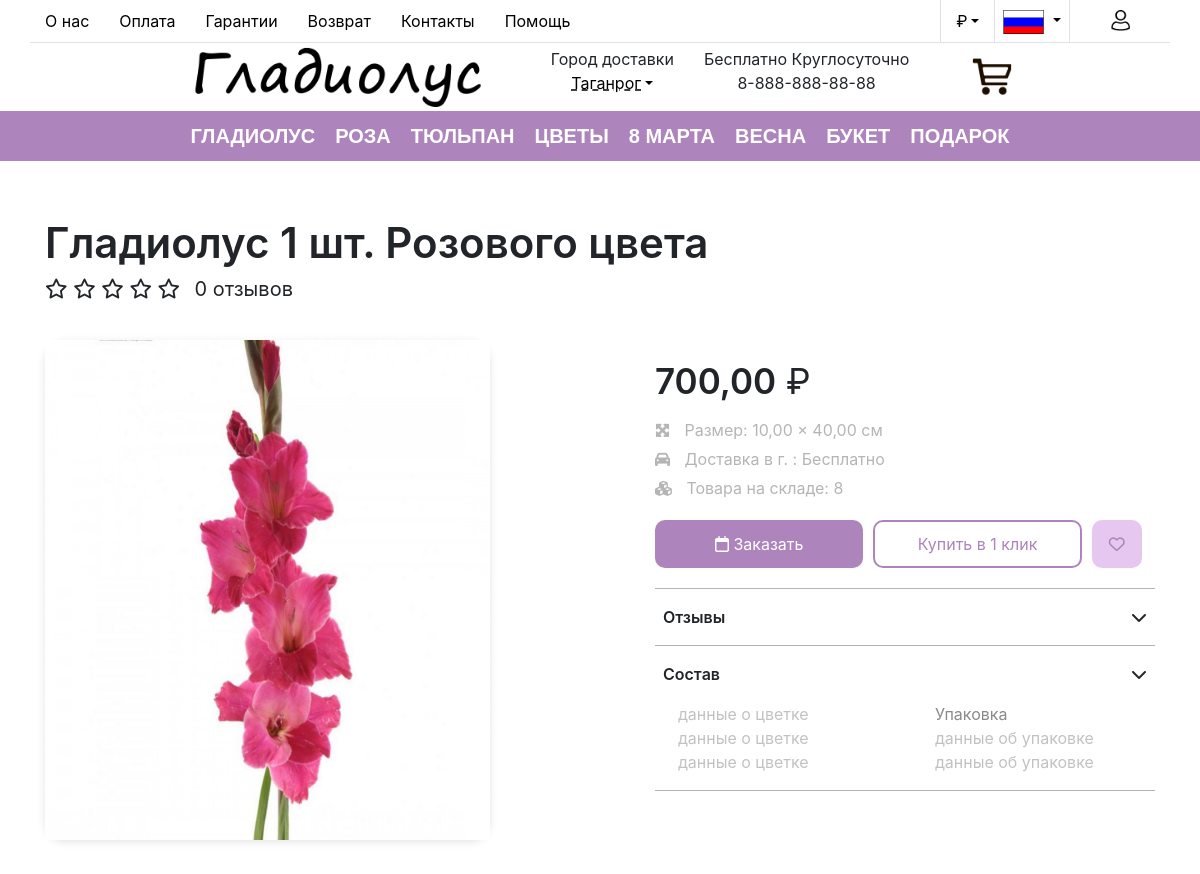
The app's page /product/2 (upper part), older data.
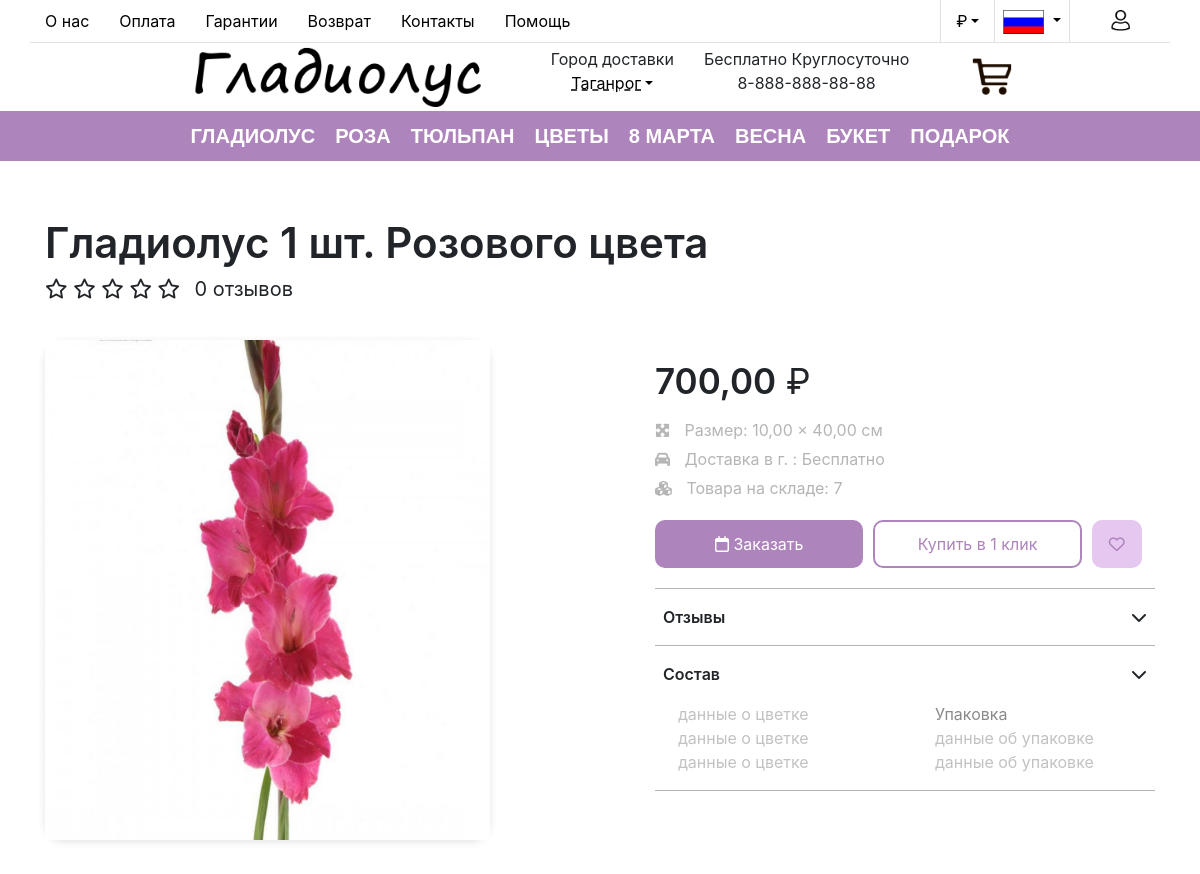
The same page, newer data.
### flower/models.py (models this page shows, shortened)
class Flower(models.Model):
    title = models.CharField(max_length=255, verbose_name='Заголовок')
    price = models.DecimalField(max_digits=10, decimal_places=2, verbose_name='Стоимость')
    currency = models.CharField(max_length=255, verbose_name='Валюта')
    photo = models.ImageField(upload_to="photos/%Y/%m/%d/", verbose_name='Фото')
    count = models.IntegerField(verbose_name='Кол-во товара на складе')
    size_height = models.DecimalField(max_digits=5, decimal_places=2, null=True, verbose_name='Высота товара')
    size_width = models.DecimalField(max_digits=5, decimal_places=2, null=True, verbose_name='Ширина товара')
    description_content = models.TextField(blank=True, null=True, verbose_name='Описание')
    new_product = models.BooleanField(verbose_name='Новинка')
    time_create = models.DateTimeField(auto_now_add=True,verbose_name='Время создания')
    time_update = models.DateTimeField(auto_now=True, verbose_name='Время изменения')
    categ = models.ForeignKey(Category, on_delete=models.CASCADE, verbose_name='Категория товара')
    reason_data = models.ForeignKey(Occasion, on_delete=models.CASCADE, null=True, verbose_name='Повод')
    maturation_data = models.ForeignKey(Season, on_delete=models.CASCADE, null=True, verbose_name='Время созревания')
    type_data =  models.ForeignKey(Type, on_delete=models.CASCADE, null=True, verbose_name='Тип')
    def get_absolute_url(self):
        return reverse("product", kwargs={"prod_id": self.pk})
    class Meta:
        verbose_name = '1. Товар'
        verbose_name_plural = '1. Товары'
        ordering = ['time_create', 'title']

### flower/views.py (the view)
# urls.py: path('product/<int:prod_id>', product_details, name='product'),
def product_details(request, prod_id):
    if not request.session.session_key:
        request.session.create()
    data = Detail_page(prod_id, request).getDict()
    return render(request, 'flower/main/detail.html', context=data)

### flower/models.py (called while the page is built)
    def get_absolute_url(self):
        return reverse("category", kwargs={"cat_id": self.pk})

    def __str__(self):
        return self.name

    def get_absolute_url(self):
        return reverse("occasion", kwargs={"occ_id": self.pk})

    def get_absolute_url(self):
        return reverse("season", kwargs={"sea_id": self.pk})

    def __str__(self):
        return self.name

    def get_absolute_url(self):
        return reverse("type", kwargs={"typ_id": self.pk})

    def __str__(self):
        return self.name

    def get_absolute_url(self):
        return reverse("account", kwargs={"section_name": self.alter_name})

### flower/pages/common_data/authorisation.py (called while the page is built)
    def isAuthorized(self):
        if User.objects.filter(sessionUNQid = self.cookiesId).exists():
            self.auth_state = True
        return self.auth_state

### flower/pages/common_data/footer.py (called while the page is built)
    def setData(self, name='name', value='data'):
        self.context[name] = value

    def getData(self):
        return self.context

### flower/pages/common_data/header.py (called while the page is built)
    def getCities(self):
        cities = []
        for elem in Cities.objects.all():
            cities.append({'name': elem.name, 'id': elem.pk})
        return cities

    def getData(self):
        return self.context

### flower/pages/detail.py (called while the page is built)
    def getDict(self):
        return self.context

### flower/templates/flower/main/detail.html (shortened to what the changed rows need)
{% load static %}
{% include '../header.html' %}
<div>
    <div class="container" id="product-data" product-id="{{ product.pk }}">
        <div class="row product-title-name-and-rating">
            <div class="col">
                <div class="name-shop-item">{{ product.title }}</div>
                <div class="rating-after-name">
                    <ul>
                    </ul>
                </div>
                <div class="number-ratings">
                    <span class="value">{{ number_reviews }}</span> отзывов
                </div>
            </div>
        </div>
        <div class="row justify-content-between">
            <div class="col-sm-5">
                <div class="shop-s_detail">
                    <div class="shop_detail_img">
                        <img src="{{ product.photo.url }}" class="product-image" alt="prod">
                    </div>
                </div>
            </div>
            <div class="col-sm-6">
                <div class="row-5 detail-text-data">
                    <div class="col product-price p-0">
                        <span class="value">{{ product.price }}</span>
                        <span class="currency">₽</span>
                    </div>
                    <div class="col detail-size-price-block p-0">
                        <div class="row-2">
                            <div class="col p-0 detail-text-data-stile">
                                <i class="fa fa-maximize detail-text-data-icon" aria-hidden="true"></i>
                                Размер:
                                <span class="js_product__size-width" title="Ширина">{{ product.size_width }}</span>
                                ×
                                <span class="js_product__size-height" title="Высота">{{ product.size_height }}</span>
                                см
                            </div>
                            <div class="col p-0 detail-text-data-stile">
                                <span>
                                    <span>{{ product.count }}</span>
                                </span>
                            </div>
                        </div>
                    </div>
                </div>
            </div>
        </div>
    </div>
</div>
{% include '../footer.html' %}

Row changes from the older to the newer data that the page shows:
changed Flower "Гладиолус 1 шт. Розового цвета": count "8" → "7"
